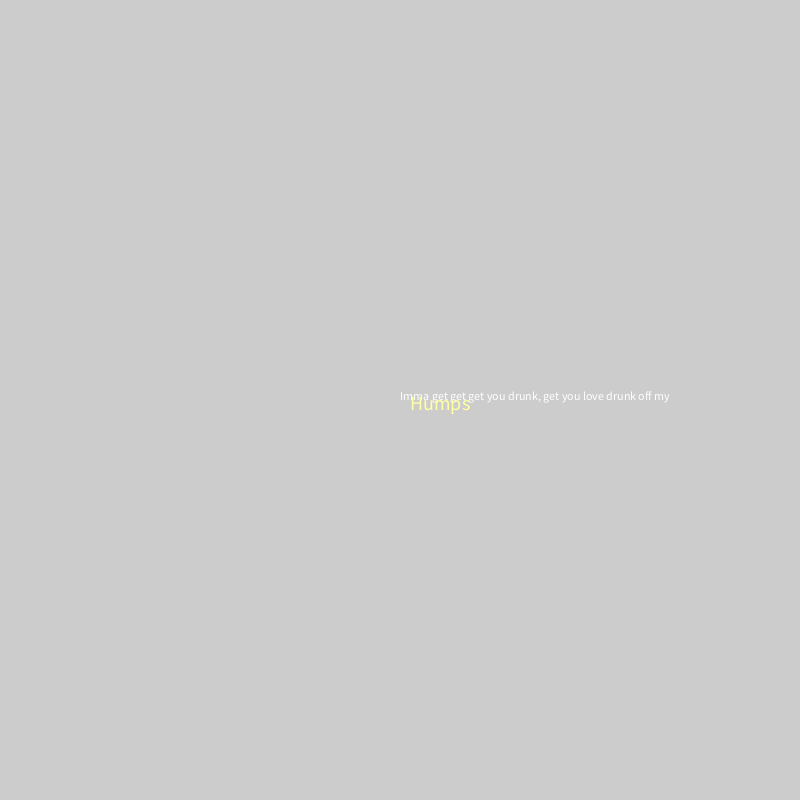
Frame 1 (no input)
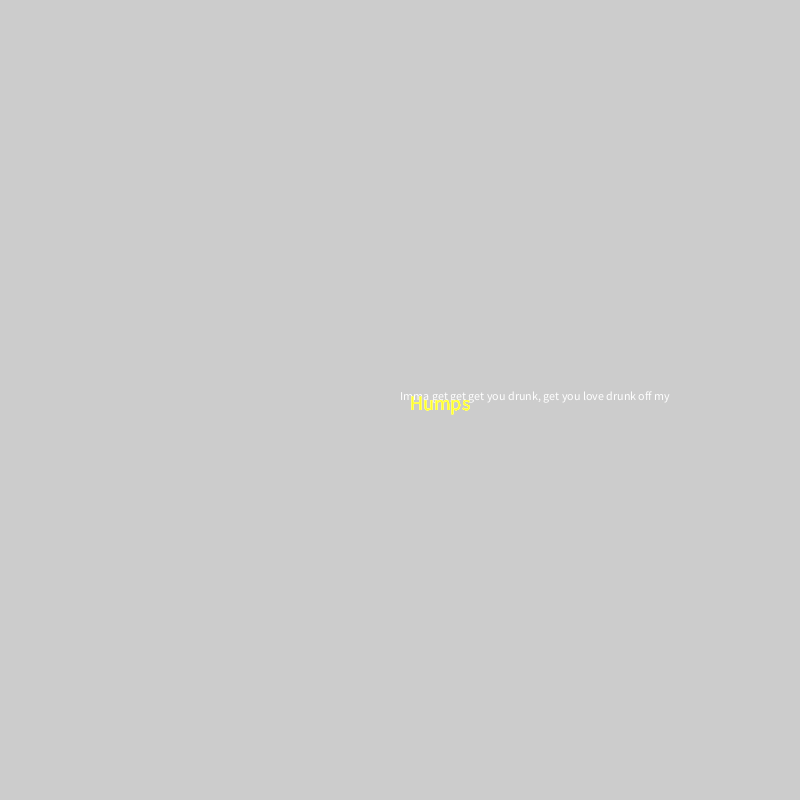
Frame 60 (the mouse pressed at the canvas centre just before this capture)
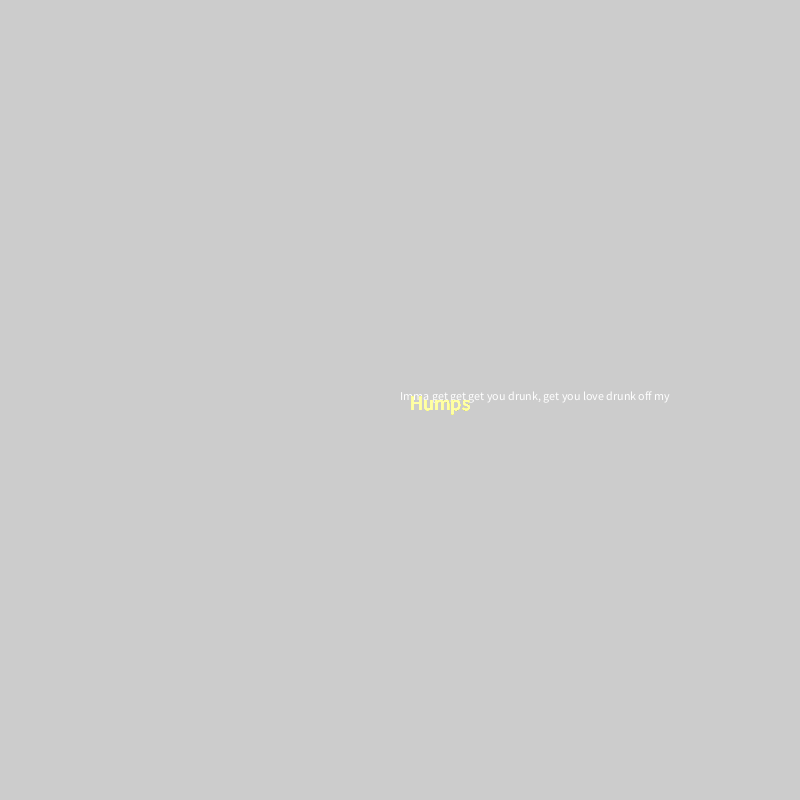
Frame 120 (the mouse held since frame 60 and released just before this capture)

The Processing sketch that drew these frames (run headless with seeded random() and noise(); from frame 60 on, the mouse is pressed at the canvas centre):

// Processing sketch: lllll
// ── lllll.pde
void setup(){
  size(800,800);
  translate(width/2,height/2);
  text("Imma get get get you drunk, get you love drunk off my",0,0);
}
void draw(){
  translate(width/2,height/2);
  float Fill = random(255);
  fill(255,255,Fill);
  textSize(20);
  text("Humps",10,10);
  
}
